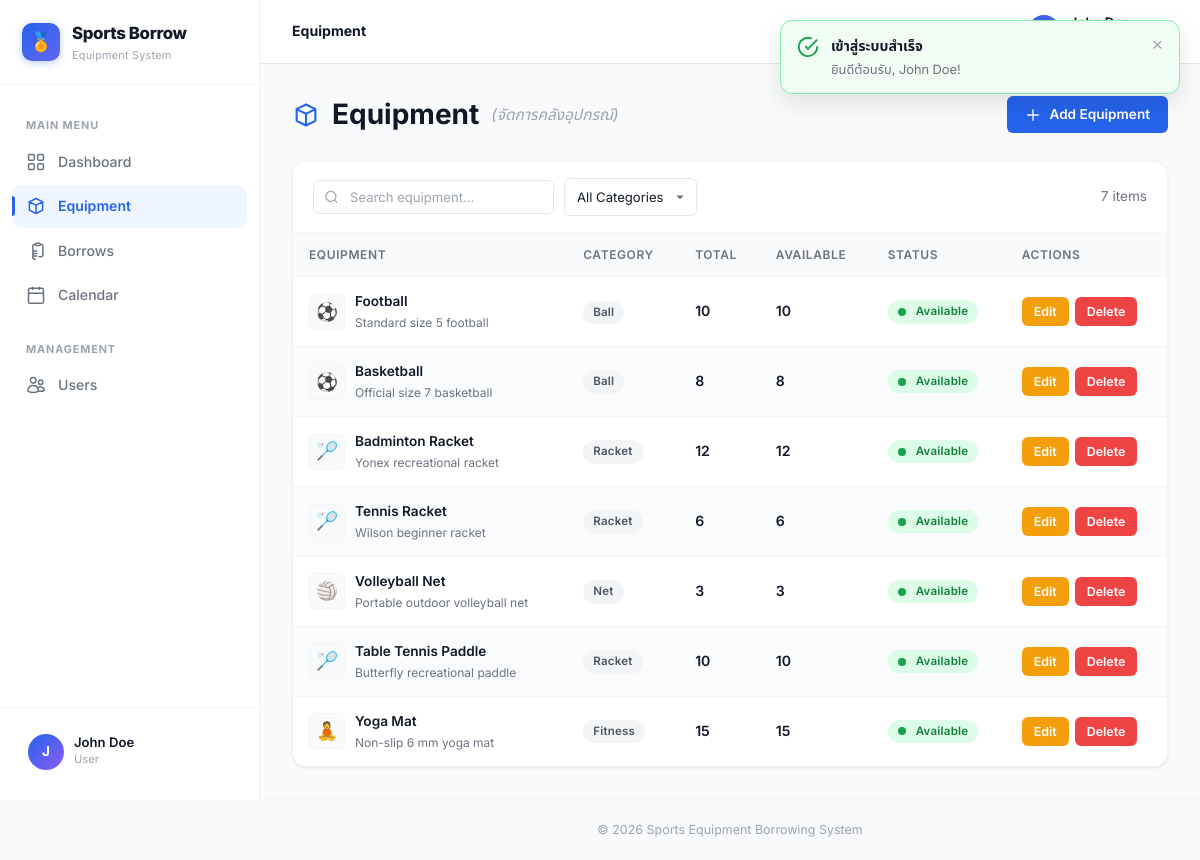
/index.php?page=equipment (signed in), run on the app's committed database.
### tables this page shows
CREATE TABLE IF NOT EXISTS equipment (
    id              INT UNSIGNED AUTO_INCREMENT PRIMARY KEY,
    name            VARCHAR(100) NOT NULL,
    description     TEXT         DEFAULT NULL,
    category        VARCHAR(50)  DEFAULT NULL,        
    total_quantity  INT UNSIGNED NOT NULL DEFAULT 1,
    available_qty   INT UNSIGNED NOT NULL DEFAULT 1,
    image_url       VARCHAR(255) DEFAULT NULL,
    created_at      TIMESTAMP DEFAULT CURRENT_TIMESTAMP,
    updated_at      TIMESTAMP DEFAULT CURRENT_TIMESTAMP ON UPDATE CURRENT_TIMESTAMP
);

### controllers/EquipmentController.php (called while the page is built, shortened)
<?php
require_once __DIR__ . '/../models/Equipment.php';
class EquipmentController
{
    private Equipment $model;
    public function __construct()
    {
        $this->model = new Equipment();
    }
    public function index(): void
    {
        $equipmentList = $this->model->getAll();
        require __DIR__ . '/../views/equipment/index.php';
    }
}

### config/database.php (called while the page is built, shortened)
<?php
class Database
{
    private static ?PDO $instance = null;
    public static function connect(): PDO
    {
        if (self::$instance === null) {
            $dsn = sprintf(
                'mysql:host=%s;port=%d;dbname=%s;charset=utf8mb4',
                self::HOST,
                self::PORT,
                self::DBNAME
            );
            self::$instance = new PDO($dsn, self::USER, self::PASS, [
                PDO::ATTR_ERRMODE            => PDO::ERRMODE_EXCEPTION,
                PDO::ATTR_DEFAULT_FETCH_MODE => PDO::FETCH_ASSOC,
                PDO::ATTR_EMULATE_PREPARES   => false,
            ]);
        }
        return self::$instance;
    }
}

### models/Equipment.php (called while the page is built, shortened)
<?php
require_once __DIR__ . '/../config/database.php';
class Equipment
{
    private PDO $db;
    public function __construct()
    {
        $this->db = Database::connect();
    }
    public function getAll(): array
    {
        $stmt = $this->db->query('SELECT * FROM equipment ORDER BY id');
        return $stmt->fetchAll();
    }
}

### views/equipment/index.php (the view, shortened to what this page needs)
<?php require __DIR__ . '/../../views/layout/header.php'; ?>
<?php
$categoryIcons = ['ball' => '⚽', 'racket' => '🏸', 'net' => '🏐', 'fitness' => '🧘'];
?>
<div class="page-header">
    <h1>
        <svg fill="none" stroke="currentColor" viewBox="0 0 24 24" stroke-width="1.8">
            <path stroke-linecap="round" stroke-linejoin="round" d="M20 7l-8-4-8 4m16 0l-8 4m8-4v10l-8 4m0-10L4 7m8 4v10M4 7v10l8 4"/>
        </svg>
        Equipment <em style="font-weight:400;font-size:0.55em;color:var(--color-text-muted);">(จัดการคลังอุปกรณ์)</em>
    </h1>
    <div class="actions">
        <button type="button" class="btn btn-primary" onclick="openEquipModal('create')">
            <svg fill="none" stroke="currentColor" viewBox="0 0 24 24" stroke-width="2"><path stroke-linecap="round" stroke-linejoin="round" d="M12 4v16m8-8H4"/></svg>
            Add Equipment
        </button>
    </div>
</div>
<div class="data-table-wrapper">
    <div class="table-toolbar">
        <div class="toolbar-left">
            <div class="table-search">
                <input type="text" placeholder="Search equipment...">
            </div>
            <div class="table-filter">
                <select data-col="1">
                    <option value="">All Categories</option>
                </select>
            </div>
        </div>
        <div class="toolbar-right">
            <span class="text-sm text-muted"><?= count($equipmentList) ?> items</span>
        </div>
    </div>
    <table class="data-table striped">
        <thead>
            <tr>
                <th>Equipment</th>
                <th>Category</th>
                <th>Total</th>
                <th>Available</th>
                <th>Status</th>
                <th>Actions</th>
            </tr>
        </thead>
        <tbody>
        <?php foreach ($equipmentList as $eq): ?>
            <?php $icon = $categoryIcons[$eq['category'] ?? ''] ?? '📦'; ?>
            <tr>
                <td>
                    <div class="cell-equip">
                        <div class="cell-equip-img"><?= $icon ?></div>
                        <div>
                            <div class="cell-name"><?= htmlspecialchars($eq['name']) ?></div>
                            <?php if ($eq['description']): ?>
                                <div class="cell-sub"><?= htmlspecialchars(mb_strimwidth($eq['description'], 0, 40, '...')) ?></div>
                            <?php endif; ?>
                        </div>
                    </div>
                </td>
                <td><span class="badge badge-user"><?= ucfirst(htmlspecialchars($eq['category'] ?? 'N/A')) ?></span></td>
                <td class="fw-600"><?= $eq['total_quantity'] ?></td>
                <td class="fw-600"><?= $eq['available_qty'] ?></td>
                <td>
                    <?php if ($eq['available_qty'] > 0): ?>
                        <span class="badge badge-active"><span class="status-dot green"></span>Available</span>
                    <?php else: ?>
                        <span class="badge badge-overdue"><span class="status-dot red"></span>Out of Stock</span>
                    <?php endif; ?>
                </td>
                <td>
                    <div class="cell-actions">
                        <button type="button" class="btn btn-warning btn-sm" data-edit-equip='<?= htmlspecialchars(json_encode($eq), ENT_QUOTES, "UTF-8") ?>'>Edit</button>
                        <a href="index.php?page=equipment&action=delete&id=<?= $eq['id'] ?>" class="btn btn-danger btn-sm"
                           data-confirm="Delete this equipment?" data-confirm-type="danger">Delete</a>
                    </div>
                </td>
            </tr>
        <?php endforeach; ?>
        </tbody>
    </table>
</div>
<?php require __DIR__ . '/../../views/layout/footer.php'; ?>

### views/assets/css/design-system.css (style rules this page uses)
:root { --color-primary: #2563eb; --color-primary-light: #dbeafe; --color-primary-dark: #1d4ed8; --color-success: #16a34a; --color-success-light: #dcfce7; --color-warning: #f59e0b; --color-warning-light: #fef3c7; --color-danger: #ef4444; --color-danger-light: #fee2e2; --color-info: #0ea5e9; --color-info-light: #e0f2fe; --color-bg: #f9fafb; --color-surface: #ffffff; --color-surface-hover: #f8fafc; --color-border: #e5e7eb; --color-border-light: #f3f4f6; --color-text-primary: #111827; --color-text-secondary: #6b7280; --color-text-muted: #9ca3af; --color-text-inverse: #ffffff; --sidebar-width: 260px; --sidebar-bg: #ffffff; --sidebar-border: #f0f0f0; --sidebar-active-bg: #eff6ff; --sidebar-active-text: #2563eb; --sidebar-hover-bg: #f9fafb; --navbar-height: 64px; --navbar-bg: #ffffff; --navbar-border: #e5e7eb; --space-xs: 4px; --space-sm: 8px; --space-md: 16px; --space-lg: 24px; --space-xl: 32px; --space-2xl: 48px; --content-padding: 32px; --card-padding: 24px; --radius-sm: 6px; --radius-md: 10px; --radius-lg: 14px; --radius-xl: 20px; --radius-full: 9999px; --shadow-xs: 0 1px 2px rgba(0,0,0,0.04); --shadow-sm: 0 1px 3px rgba(0,0,0,0.06), 0 1px 2px rgba(0,0,0,0.04); --shadow-md: 0 4px 6px -1px rgba(0,0,0,0.07), 0 2px 4px -1px rgba(0,0,0,0.04); --shadow-lg: 0 10px 15px -3px rgba(0,0,0,0.08), 0 4px 6px -2px rgba(0,0,0,0.04); --shadow-xl: 0 20px 25px -5px rgba(0,0,0,0.08), 0 10px 10px -5px rgba(0,0,0,0.03); --transition-fast: 150ms cubic-bezier(0.4, 0, 0.2, 1); --transition-base: 200ms cubic-bezier(0.4, 0, 0.2, 1); --transition-slow: 300ms cubic-bezier(0.4, 0, 0.2, 1); --font-sans: 'Inter', 'Noto Sans Thai', -apple-system, BlinkMacSystemFont, 'Segoe UI', sans-serif; --font-mono: 'JetBrains Mono', 'Fira Code', monospace; }
*, *::before, *::after { box-sizing: border-box; margin: 0; padding: 0; }
html { font-size: 16px; -webkit-font-smoothing: antialiased; -moz-osx-font-smoothing: grayscale; }
body { font-family: var(--font-sans); color: var(--color-text-primary); background: var(--color-bg); line-height: 1.6; }
a { color: var(--color-primary); text-decoration: none; transition: color var(--transition-fast); }
h1, h2, h3, h4, h5, h6 { font-weight: 700; line-height: 1.3; color: var(--color-text-primary); }
h1 { font-size: 1.75rem; }
.btn { display: inline-flex; align-items: center; justify-content: center; gap: 8px; padding: 9px 18px; border: none; border-radius: var(--radius-sm); font-size: 0.85rem; font-weight: 600; font-family: var(--font-sans); cursor: pointer; text-decoration: none; color: var(--color-text-inverse); transition: all var(--transition-base); line-height: 1.4; white-space: nowrap; }
.btn svg { width: 16px; height: 16px; flex-shrink: 0; }
.btn-primary { background: var(--color-primary); }
.btn-warning { background: var(--color-warning); }
.btn-danger { background: var(--color-danger); }
.btn-sm { padding: 6px 12px; font-size: 0.78rem; }
.badge { display: inline-flex; align-items: center; gap: 4px; padding: 3px 10px; border-radius: var(--radius-full); font-size: 0.72rem; font-weight: 600; letter-spacing: 0.02em; line-height: 1.5; white-space: nowrap; }
.badge-active { background: var(--color-success-light); color: #15803d; }
.badge-user { background: #f3f4f6; color: #4b5563; }
.page-header { display: flex; align-items: center; justify-content: space-between; margin-bottom: 28px; flex-wrap: wrap; gap: 16px; }
.page-header h1 { display: flex; align-items: center; gap: 12px; }
.page-header h1 svg { width: 28px; height: 28px; color: var(--color-primary); }
.page-header .actions { display: flex; gap: 10px; flex-wrap: wrap; }
.text-muted { color: var(--color-text-secondary); }
.text-sm { font-size: 0.85rem; }
.fw-600 { font-weight: 600; }

### views/assets/css/layout.css (style rules this page uses)
.app-layout { display: flex; min-height: 100vh; background: var(--color-bg); }

### data on the page
equipment: category "⚽", name "Football", description "Standard size 5 football", category "Ball", total_quantity "10", available_qty "10", shows "Available"
equipment: category "⚽", name "Basketball", description "Official size 7 basketball", category "Ball", total_quantity "8", available_qty "8", shows "Available"
equipment: category "🏸", name "Badminton Racket", description "Yonex recreational racket", category "Racket", total_quantity "12", available_qty "12", shows "Available"
equipment: category "🏸", name "Tennis Racket", description "Wilson beginner racket", category "Racket", total_quantity "6", available_qty "6", shows "Available"
equipment: category "🏐", name "Volleyball Net", description "Portable outdoor volleyball net", category "Net", total_quantity "3", available_qty "3", shows "Available"
equipment: category "🏸", name "Table Tennis Paddle", description "Butterfly recreational paddle", category "Racket", total_quantity "10", available_qty "10", shows "Available"
equipment: category "🧘", name "Yoga Mat", description "Non-slip 6 mm yoga mat", category "Fitness", total_quantity "15", available_qty "15", shows "Available"

### other printed values
substr($_SESSION['full_name'] ?? 'U', 0, 1) "J"
$_SESSION['full_name'] "John Doe"
$_SESSION['role'] "User"
$pageTitle "Equipment"
count($equipmentList) "7"
